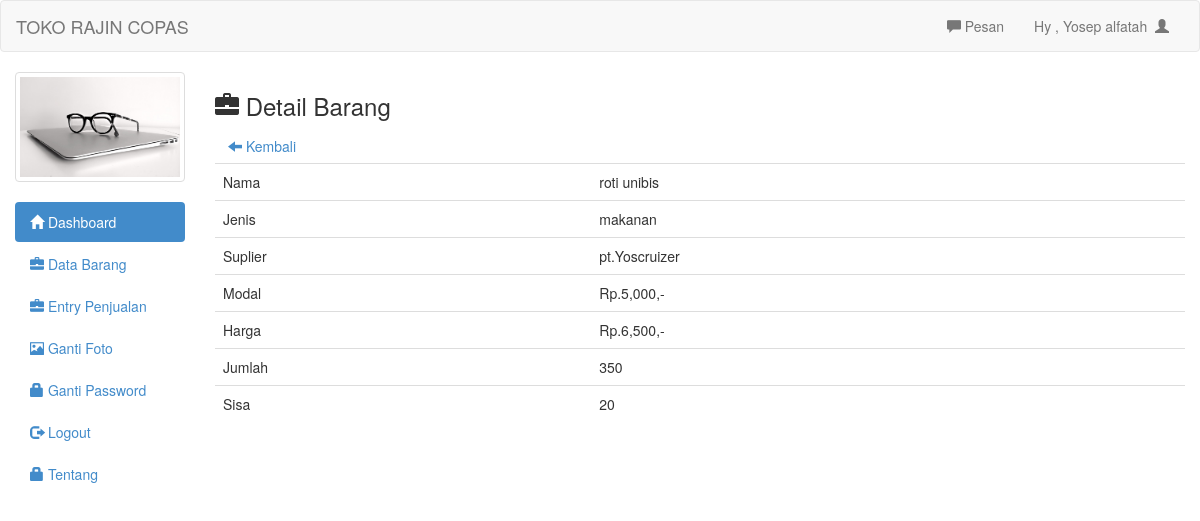
The page /admin/det_barang.php?id=14 (signed in) on the database its author committed.
### tables this page shows
CREATE TABLE `barang` (
  `id` int(11) NOT NULL,
  `nama` text NOT NULL,
  `jenis` text NOT NULL,
  `suplier` text NOT NULL,
  `modal` int(11) NOT NULL,
  `harga` int(11) NOT NULL,
  `jumlah` int(11) NOT NULL,
  `sisa` int(11) NOT NULL
);

### admin/det_barang.php (the view)
<?php
include 'header.php';
?>
<h3><span class="glyphicon glyphicon-briefcase"></span>  Detail Barang</h3>
<a class="btn" href="barang.php"><span class="glyphicon glyphicon-arrow-left"></span>  Kembali</a>
<?php
$id_brg=mysqli_real_escape_string($conn, $_GET['id']);
$det=mysqli_query($conn, "select * from barang where id='$id_brg'")or die(mysqli_error($conn));
while($d=mysqli_fetch_array($det)){
    ?>
    <table class="table">
        <tr>
            <td>Nama</td>
            <td><?php echo $d['nama'] ?></td>
        </tr>
        <tr>
            <td>Jenis</td>
            <td><?php echo $d['jenis'] ?></td>
        </tr>
        <tr>
            <td>Suplier</td>
            <td><?php echo $d['suplier'] ?></td>
        </tr>
        <tr>
            <td>Modal</td>
            <td>Rp.<?php echo number_format($d['modal']); ?>,-</td>
        </tr>
        <tr>
            <td>Harga</td>
            <td>Rp.<?php echo number_format($d['harga']) ?>,-</td>
        </tr>
        <tr>
            <td>Jumlah</td>
            <td><?php echo $d['jumlah'] ?></td>
        </tr>
        <tr>
            <td>Sisa</td>
            <td><?php echo $d['sisa'] ?></td>
        </tr>
    </table>
    <?php
}
?>
<?php include 'footer.php'; ?>

### rows shown on the page
barang: nama "roti unibis", jenis "makanan", suplier "pt.Yoscruizer", modal "5,000", harga "6,500", jumlah "350", sisa "20"

### other values the page prints
$_SESSION['uname'] "Yosep alfatah"
